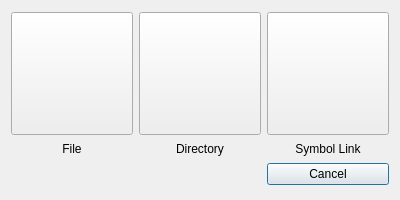
<?xml version="1.0" encoding="UTF-8"?>
<ui version="4.0">
 <class>CreationModule</class>
 <widget class="QDialog" name="CreationModule">
  <property name="geometry">
   <rect>
    <x>0</x>
    <y>0</y>
    <width>400</width>
    <height>200</height>
   </rect>
  </property>
  <property name="sizePolicy">
   <sizepolicy hsizetype="Fixed" vsizetype="Fixed">
    <horstretch>0</horstretch>
    <verstretch>0</verstretch>
   </sizepolicy>
  </property>
  <property name="minimumSize">
   <size>
    <width>400</width>
    <height>200</height>
   </size>
  </property>
  <property name="maximumSize">
   <size>
    <width>400</width>
    <height>200</height>
   </size>
  </property>
  <property name="windowTitle">
   <string>Dialog</string>
  </property>
  <layout class="QGridLayout" name="gridLayout">
   <item row="2" column="2">
    <widget class="QPushButton" name="cancelButton">
     <property name="text">
      <string>Cancel</string>
     </property>
    </widget>
   </item>
   <item row="1" column="1">
    <widget class="QLabel" name="directoryLabel">
     <property name="sizePolicy">
      <sizepolicy hsizetype="Preferred" vsizetype="Fixed">
       <horstretch>0</horstretch>
       <verstretch>0</verstretch>
      </sizepolicy>
     </property>
     <property name="text">
      <string>Directory</string>
     </property>
     <property name="alignment">
      <set>Qt::AlignCenter</set>
     </property>
    </widget>
   </item>
   <item row="1" column="0">
    <widget class="QLabel" name="fileLabel">
     <property name="sizePolicy">
      <sizepolicy hsizetype="Preferred" vsizetype="Fixed">
       <horstretch>0</horstretch>
       <verstretch>0</verstretch>
      </sizepolicy>
     </property>
     <property name="text">
      <string>File</string>
     </property>
     <property name="alignment">
      <set>Qt::AlignCenter</set>
     </property>
    </widget>
   </item>
   <item row="1" column="2">
    <widget class="QLabel" name="symbolLinkLabel">
     <property name="sizePolicy">
      <sizepolicy hsizetype="Preferred" vsizetype="Fixed">
       <horstretch>0</horstretch>
       <verstretch>0</verstretch>
      </sizepolicy>
     </property>
     <property name="text">
      <string>Symbol Link</string>
     </property>
     <property name="alignment">
      <set>Qt::AlignCenter</set>
     </property>
    </widget>
   </item>
   <item row="0" column="0">
    <widget class="QPushButton" name="fileCreationButton">
     <property name="minimumSize">
      <size>
       <width>0</width>
       <height>123</height>
      </size>
     </property>
     <property name="text">
      <string/>
     </property>
     <property name="icon">
      <iconset resource="../../../resources/resources.qrc">
       <normaloff>:/document.png</normaloff>:/document.png</iconset>
     </property>
     <property name="iconSize">
      <size>
       <width>96</width>
       <height>96</height>
      </size>
     </property>
    </widget>
   </item>
   <item row="0" column="1">
    <widget class="QPushButton" name="directoryCreationButton">
     <property name="minimumSize">
      <size>
       <width>0</width>
       <height>123</height>
      </size>
     </property>
     <property name="text">
      <string/>
     </property>
     <property name="icon">
      <iconset resource="../../../resources/resources.qrc">
       <normaloff>:/folder.png</normaloff>:/folder.png</iconset>
     </property>
     <property name="iconSize">
      <size>
       <width>96</width>
       <height>96</height>
      </size>
     </property>
    </widget>
   </item>
   <item row="0" column="2">
    <widget class="QPushButton" name="symbolLinkCreationButton">
     <property name="minimumSize">
      <size>
       <width>0</width>
       <height>123</height>
      </size>
     </property>
     <property name="focusPolicy">
      <enum>Qt::StrongFocus</enum>
     </property>
     <property name="text">
      <string/>
     </property>
     <property name="icon">
      <iconset resource="../../../resources/resources.qrc">
       <normaloff>:/link.png</normaloff>:/link.png</iconset>
     </property>
     <property name="iconSize">
      <size>
       <width>96</width>
       <height>96</height>
      </size>
     </property>
    </widget>
   </item>
  </layout>
 </widget>
 <resources>
  <include location="../../../resources/resources.qrc"/>
  <include location="../../../resources/resources.qrc"/>
 </resources>
 <connections/>
</ui>
